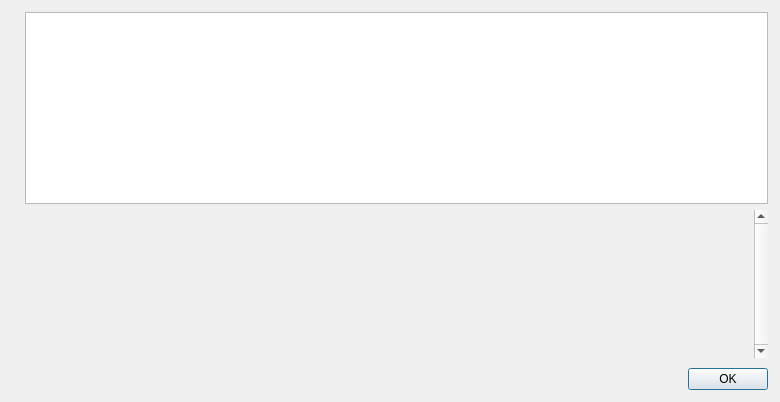
<?xml version="1.0" encoding="UTF-8"?>
<ui version="4.0">
 <class>HelpMessageDialog</class>
 <widget class="QDialog" name="HelpMessageDialog">
  <property name="geometry">
   <rect>
    <x>0</x>
    <y>0</y>
    <width>780</width>
    <height>402</height>
   </rect>
  </property>
  <layout class="QHBoxLayout" name="horizontalLayout_2">
   <property name="spacing">
    <number>6</number>
   </property>
   <property name="leftMargin">
    <number>12</number>
   </property>
   <property name="topMargin">
    <number>12</number>
   </property>
   <property name="rightMargin">
    <number>12</number>
   </property>
   <property name="bottomMargin">
    <number>12</number>
   </property>
   <item>
    <widget class="QLabel" name="graphic">
     <property name="text">
      <string/>
     </property>
     <property name="pixmap">
      <pixmap resource="../bitcorn.qrc">:/images/about</pixmap>
     </property>
     <property name="alignment">
      <set>Qt::AlignLeading|Qt::AlignLeft|Qt::AlignTop</set>
     </property>
    </widget>
   </item>
   <item>
    <layout class="QVBoxLayout" name="verticalLayout">
     <item>
      <widget class="QTextEdit" name="helpMessage">
       <property name="readOnly">
        <bool>true</bool>
       </property>
      </widget>
     </item>
     <item>
      <widget class="QScrollArea" name="scrollArea">
       <property name="frameShape">
        <enum>QFrame::NoFrame</enum>
       </property>
       <property name="verticalScrollBarPolicy">
        <enum>Qt::ScrollBarAlwaysOn</enum>
       </property>
       <property name="widgetResizable">
        <bool>true</bool>
       </property>
       <widget class="QWidget" name="scrollAreaWidgetContents">
        <property name="geometry">
         <rect>
          <x>0</x>
          <y>0</y>
          <width>670</width>
          <height>137</height>
         </rect>
        </property>
        <layout class="QVBoxLayout" name="verticalLayout_2">
         <item>
          <widget class="QLabel" name="aboutMessage">
           <property name="cursor">
            <cursorShape>IBeamCursor</cursorShape>
           </property>
           <property name="textFormat">
            <enum>Qt::PlainText</enum>
           </property>
           <property name="alignment">
            <set>Qt::AlignLeading|Qt::AlignLeft|Qt::AlignTop</set>
           </property>
           <property name="openExternalLinks">
            <bool>true</bool>
           </property>
           <property name="textInteractionFlags">
            <set>Qt::LinksAccessibleByMouse|Qt::TextSelectableByKeyboard|Qt::TextSelectableByMouse</set>
           </property>
          </widget>
         </item>
        </layout>
       </widget>
      </widget>
     </item>
     <item>
      <spacer name="verticalSpacer">
       <property name="orientation">
        <enum>Qt::Vertical</enum>
       </property>
       <property name="sizeType">
        <enum>QSizePolicy::Fixed</enum>
       </property>
       <property name="sizeHint" stdset="0">
        <size>
         <width>4</width>
         <height>4</height>
        </size>
       </property>
      </spacer>
     </item>
     <item>
      <widget class="QDialogButtonBox" name="okButton">
       <property name="orientation">
        <enum>Qt::Horizontal</enum>
       </property>
       <property name="standardButtons">
        <set>QDialogButtonBox::Ok</set>
       </property>
      </widget>
     </item>
    </layout>
   </item>
  </layout>
 </widget>
 <resources>
  <include location="../bitcorn.qrc"/>
 </resources>
 <connections>
  <connection>
   <sender>okButton</sender>
   <signal>accepted()</signal>
   <receiver>HelpMessageDialog</receiver>
   <slot>accept()</slot>
   <hints>
    <hint type="sourcelabel">
     <x>20</x>
     <y>20</y>
    </hint>
    <hint type="destinationlabel">
     <x>20</x>
     <y>20</y>
    </hint>
   </hints>
  </connection>
  <connection>
   <sender>okButton</sender>
   <signal>rejected()</signal>
   <receiver>HelpMessageDialog</receiver>
   <slot>reject()</slot>
   <hints>
    <hint type="sourcelabel">
     <x>20</x>
     <y>20</y>
    </hint>
    <hint type="destinationlabel">
     <x>20</x>
     <y>20</y>
    </hint>
   </hints>
  </connection>
 </connections>
</ui>
